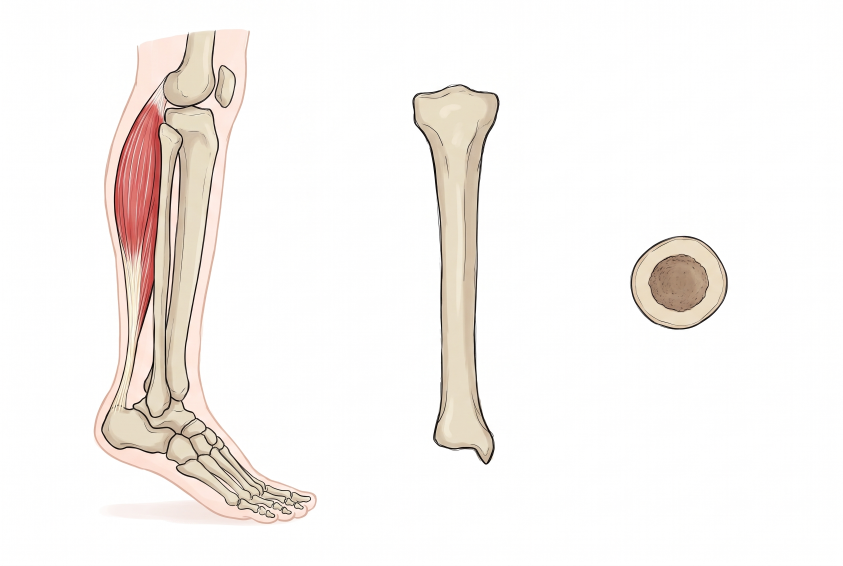
#> input picture obrazky/zdroje/017_pruznost_tibie_ilustrace.png, 2528 x 1696 px (shown at 1/3 size)
$ python 017_pruznost_tibie.py
#> lines starting #> are read from the running program, lines starting #| are printed output that depends on the picture
### obrazky/zdroje/styl.py
"""Jednotný kreslený styl obrázků sbírky. Použití:  from styl import *"""
import os
import matplotlib; matplotlib.use('Agg')
import matplotlib.pyplot as plt
from matplotlib import font_manager as fm
from matplotlib.patches import FancyArrowPatch, Arc

_FONT = os.path.join(os.path.dirname(os.path.abspath(__file__)), 'Caveat-Regular.ttf')
fm.fontManager.addfont(_FONT)

# --- barvy (význam je pevný, viz STYL.md) ---
INK    = '#222222'  # obrysy, osy, text
SILA   = '#d62828'  # síly
MOMENT = '#f77f00'  # momenty
POHYB  = '#7b2cbf'  # rychlost, zrychlení
ROZMER = '#1d6fd1'  # kóty, úhly, vzdálenosti
BOD    = '#2a9d4b'  # těžiště, body, osy otáčení
KOST, SVAL, KUZE, DREVO = '#f1e3c8', '#e07a7a', '#f6d5bf', '#8b5a2b'

W, H, DPI = 6.0, 4.0, 200   # 1200 x 800 px

def start(w=W, h=H, osy=False):
    plt.xkcd(scale=0.8, length=120, randomness=2)
    plt.rcParams.update({
        'font.family': ['Caveat', 'DejaVu Sans'], 'font.size': 20,
        'mathtext.fontset': 'custom', 'mathtext.rm': 'Caveat',
        'mathtext.it': 'Caveat', 'mathtext.bf': 'Caveat',
        'axes.linewidth': 1.8, 'lines.linewidth': 2.4, 'path.effects': [],
        'axes.edgecolor': INK, 'text.color': INK, 'axes.labelcolor': INK,
        'xtick.color': INK, 'ytick.color': INK})
    fig, ax = plt.subplots(figsize=(w, h), dpi=DPI)
    if not osy:
        ax.set_aspect('equal'); ax.axis('off')
    return fig, ax

# [4 lines left out: function graf, not called in this run]

def sila(ax, x0, y0, x1, y1, text=None, barva=SILA, dx=.05, dy=.05):
    ax.add_patch(FancyArrowPatch((x0, y0), (x1, y1), arrowstyle='-|>',
                 mutation_scale=18, lw=2.2, color=barva))
    if text: ax.text(x1 + dx, y1 + dy, text, color=barva, fontsize=20)

def kota(ax, x0, y0, x1, y1, text, dx=0, dy=-.15):
    ax.add_patch(FancyArrowPatch((x0, y0), (x1, y1), arrowstyle='<->',
                 mutation_scale=14, lw=1.6, color=ROZMER))
    ax.text((x0 + x1) / 2 + dx, (y0 + y1) / 2 + dy, text, color=ROZMER,
            fontsize=18, ha='center', va='center')

def bod(ax, x, y, text=None, dx=.06, dy=.06):
    ax.plot(x, y, 'o', color=BOD, ms=9)
    if text: ax.text(x + dx, y + dy, text, color=BOD, fontsize=20)

# [6 lines left out: function uhel, not called in this run]

def uloz(fig, jmeno):
    fig.tight_layout()
    fig.savefig(jmeno, facecolor='white', dpi=DPI)
    plt.close(fig)

### obrazky/zdroje/017_pruznost_tibie.py
"""017 – Napětí v tibii: ilustrace z Gemini (017_pruznost_tibie_ilustrace.png) + síly, kóty a data (podle předlohy)."""
from styl import *
from PIL import Image
import numpy as np

ILU = '017_pruznost_tibie_ilustrace.png'
ilu = np.asarray(Image.open(ILU).convert('RGB')).copy(); ilu[ilu.min(2) > 235] = 255
#> further down, ilu is the input picture: shape (1696, 2528, 3); mean R, G, B 247.7, 243.9, 241.2
H, W, _ = ilu.shape
#> H = 1696; W = 2528
fig, ax = start(6, 4)
ax.imshow(ilu, extent=(0, W, H, 0)); ax.set_xlim(60, 2330); ax.set_ylim(1850, -280)
F = dict(fontsize=16, color=SILA, va='center')
# --- noha: síly
sila(ax, 577, -200, 577, 90); ax.text(620, -150, '750 N', **F)                  # tíha těla na koleno
sila(ax, 345, 1190, 345, 800); ax.text(330, 1000, '2050 N', ha='right', **{k: v for k, v in F.items()})  # tah lýtkového svalu za patu
sila(ax, 820, 1760, 820, 1500); ax.text(865, 1700, '750 N', **F)                # reakce podložky pod prsty
ax.text(330, 1100, '(lýtkový sval)', fontsize=12, ha='right', va='center', color=SILA)
# --- izolovaná tibie
sila(ax, 1365, -230, 1365, 240); ax.text(1410, -170, '2800 N', **F)
sila(ax, 1390, 1800, 1390, 1395); ax.text(1435, 1740, '2800 N', **F)
for y in (254, 1382): ax.plot([1140, 1300], [y, y], color=ROZMER, lw=1, ls=':')
kota(ax, 1170, 254, 1170, 1382, '', dy=0)
ax.text(1140, 818, '0,40 m', color=ROZMER, fontsize=16, ha='right', va='center')
# --- průřez
cx, cy, R, r = 2035, 848, 145, 92
for x in (cx - R, cx + R): ax.plot([x, x], [cy, cy + R + 90], color=ROZMER, lw=1, ls=':')
kota(ax, cx - R, cy + R + 70, cx + R, cy + R + 70, '', dy=0)
ax.text(cx, cy + R + 150, '2,5 cm', color=ROZMER, fontsize=16, ha='center', va='center')
for x in (cx - r, cx + r): ax.plot([x, x], [cy - r - 110, cy], color=ROZMER, lw=1, ls=':')
kota(ax, cx - r, cy - R - 60, cx + r, cy - R - 60, '', dy=0)
ax.text(cx, cy - R - 140, '1,3 cm', color=ROZMER, fontsize=16, ha='center', va='center')
ax.text(cx, cy - R - 260, 'průřez tibie', fontsize=16, ha='center', va='center')
ax.text(cx, cy + R + 330, 'σ = ?', color=ROZMER, fontsize=22, ha='center', va='center')
uloz(fig, '017_pruznost_tibie.png')
#> in uloz, `fig.savefig(jmeno, facecolor='white', dpi=DPI)`:
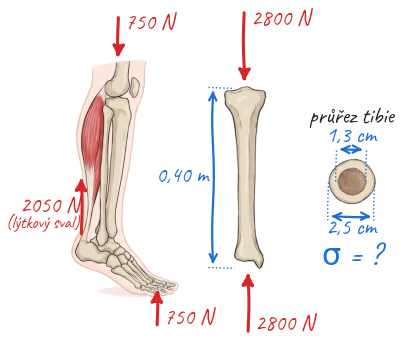
#> figure drawn by matplotlib, 1 panel

$ run again, with obrazky/zdroje/004_pruznost_prodlouzeni_dratu_ilustrace.png copied over obrazky/zdroje/017_pruznost_tibie_ilustrace.png
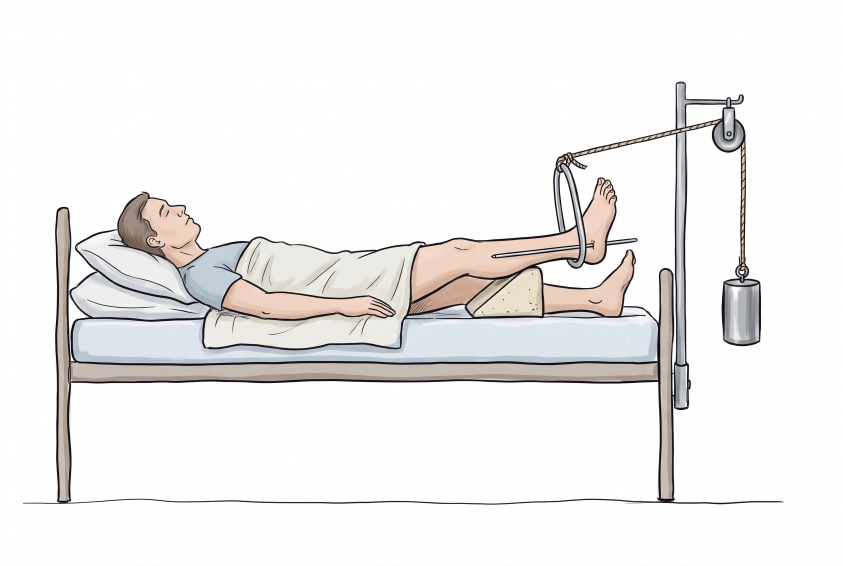
#> input picture obrazky/zdroje/004_pruznost_prodlouzeni_dratu_ilustrace.png, 2528 x 1696 px (shown at 1/3 size)
#> ilu is the input picture: shape (1696, 2528, 3); mean R, G, B 239.4, 238.1, 237.4
#> in uloz, `fig.savefig(jmeno, facecolor='white', dpi=DPI)`:
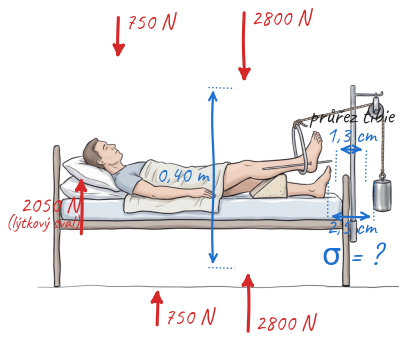
#> figure drawn by matplotlib, 1 panel

$ run again, with obrazky/zdroje/006_pruznost_biceps_kone_ilustrace.png copied over obrazky/zdroje/017_pruznost_tibie_ilustrace.png
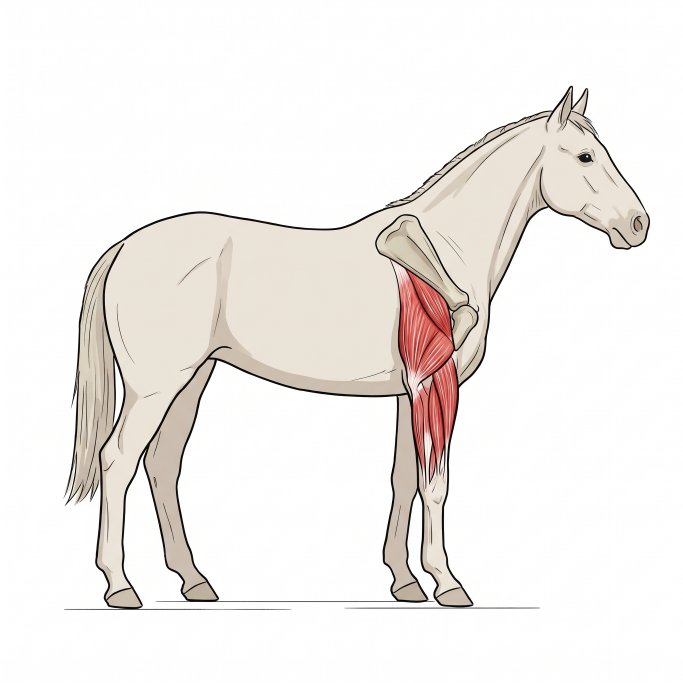
#> input picture obrazky/zdroje/006_pruznost_biceps_kone_ilustrace.png, 2048 x 2048 px (shown at 1/3 size)
#> ilu is the input picture: shape (2048, 2048, 3); mean R, G, B 242, 238.4, 235.5
#> in uloz, `fig.savefig(jmeno, facecolor='white', dpi=DPI)`:
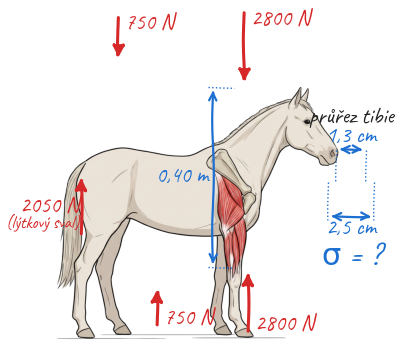
#> figure drawn by matplotlib, 1 panel

$ run again, with obrazky/zdroje/008_pruznost_max_sila_svalu_ilustrace.png copied over obrazky/zdroje/017_pruznost_tibie_ilustrace.png
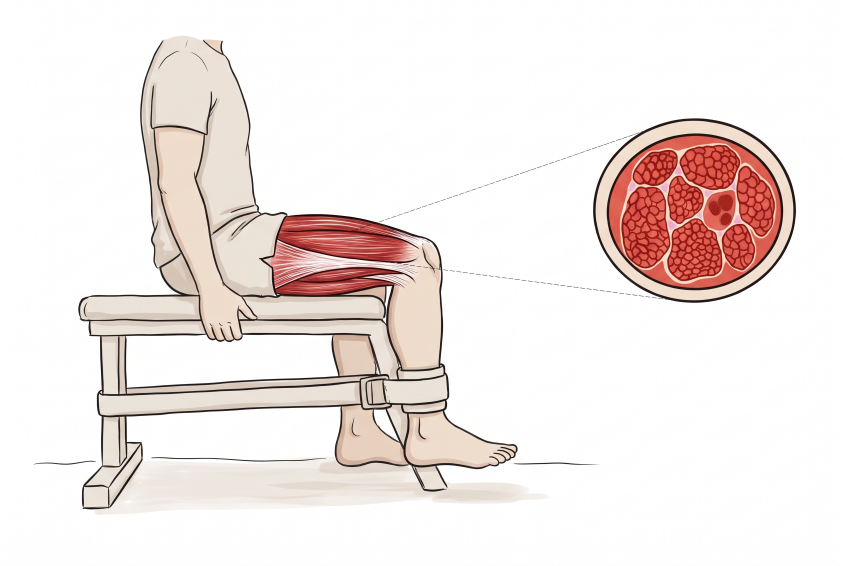
#> input picture obrazky/zdroje/008_pruznost_max_sila_svalu_ilustrace.png, 2528 x 1696 px (shown at 1/3 size)
#> ilu is the input picture: shape (1696, 2528, 3); mean R, G, B 241.4, 232.3, 229.6
#> in uloz, `fig.savefig(jmeno, facecolor='white', dpi=DPI)`:
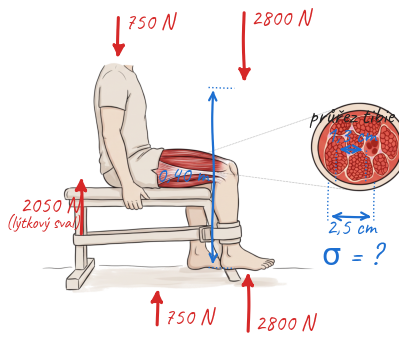
#> figure drawn by matplotlib, 1 panel
